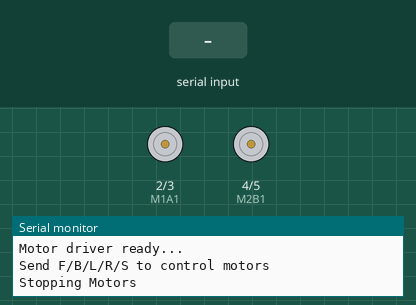
Simulated run of this sketch. Board: Arduino Uno, built with avr-gcc and run on an emulated ATmega328P. On the bench: motor-driver pin pairs drawn as motors (green arrow = first pin HIGH = forward, orange = second pin HIGH = backward, longer = more drive, scaled by the enable pin), the last lines printed to the serial monitor. The test bench sets the inputs (shaded band).

Above: at 1.2 s.
1.3 s: "F" received over Serial
At 2.0 s:
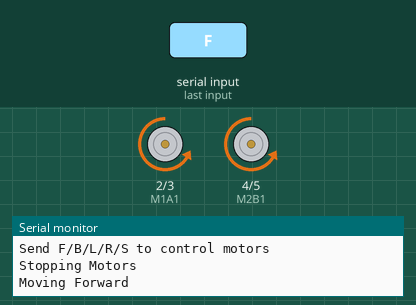
2.8 s: "B" received over Serial
At 3.1 s:
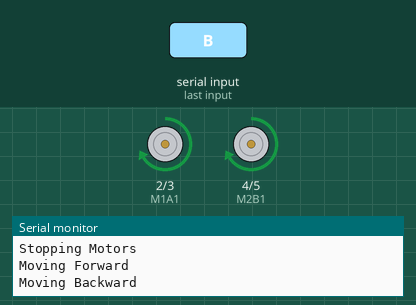
4.3 s: "L" received over Serial
At 5.5 s:
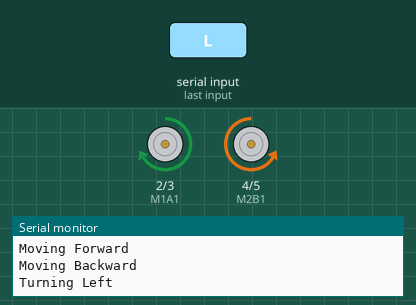
5.8 s: "R" received over Serial
At 6.6 s:
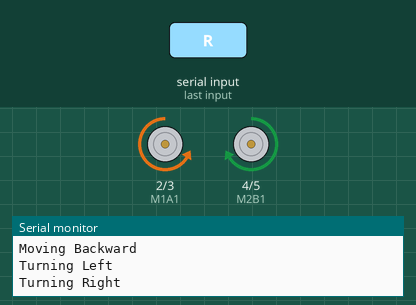
7.3 s: "S" received over Serial
At 7.7 s:
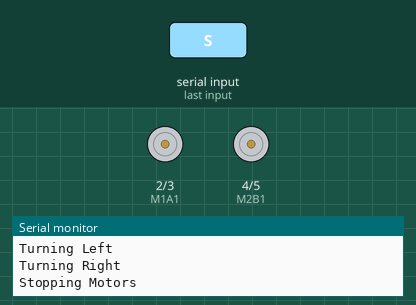
8.8 s: "f" received over Serial
At 10.1 s:
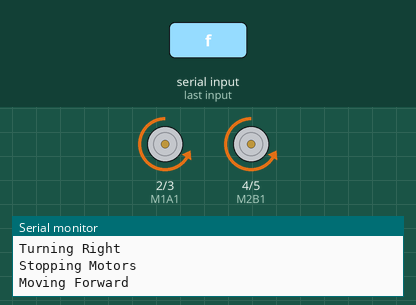
Timing chart, 0 to 11.3 s (numbered marks = the images above; inputs shaded):
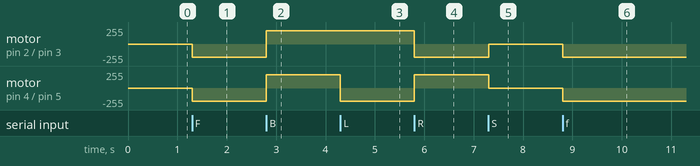

The sketch:

FBLR_serial.ino
```cpp
// Motor A connections
int M1A1 = 2;      // Motor A input 1
int M1A2 = 3;      // Motor A input 2
int EN_A = 9;      // Enable A (PWM)

// Motor B connections
int M2B1 = 4;      // Motor B input 1
int M2B2 = 5;      // Motor B input 2
int EN_B = 10;     // Enable B (PWM)

void setup() {
  // Motor pin setup
  pinMode(M1A1, OUTPUT);
  pinMode(M1A2, OUTPUT);
  pinMode(M2B1, OUTPUT);
  pinMode(M2B2, OUTPUT);
  pinMode(EN_A, OUTPUT);
  pinMode(EN_B, OUTPUT);

  // Start Serial Monitor
  Serial.begin(9600);
  Serial.println("Motor driver ready...");
  Serial.println("Send F/B/L/R/S to control motors");

  stopMotors();
}

void loop() {
  if (Serial.available() > 0) {
    char command = Serial.read();  // read the incoming character

    switch (command) {
      case 'F':
      case 'f':
        forward();
        break;

      case 'B':
      case 'b':
        backward();
        break;

      case 'L':
      case 'l':
        left();
        break;

      case 'R':
      case 'r':
        right();
        break;

      case 'S':
      case 's':
        stopMotors();
        break;

      default:
         break;
    }
  }
}

// ---- Functions ----

void forward() {
  Serial.println("Moving Forward");
  digitalWrite(M1A1, LOW);
  digitalWrite(M1A2, HIGH);
  digitalWrite(M2B1, LOW);
  digitalWrite(M2B2, HIGH);
  analogWrite(EN_A, 200);  // Speed 0-255
  analogWrite(EN_B, 200);
}

void backward() {
  Serial.println("Moving Backward");
  digitalWrite(M1A1, HIGH);
  digitalWrite(M1A2, LOW);
  digitalWrite(M2B1, HIGH);
  digitalWrite(M2B2, LOW);
  analogWrite(EN_A, 200);
  analogWrite(EN_B, 200);
}

void left() {
  Serial.println("Turning Left");
  digitalWrite(M1A1, HIGH);
  digitalWrite(M1A2, LOW);
  digitalWrite(M2B1, LOW);
  digitalWrite(M2B2, HIGH);
  analogWrite(EN_A, 200);
  analogWrite(EN_B, 200);
}

void right() {
  Serial.println("Turning Right");
  digitalWrite(M1A1, LOW);
  digitalWrite(M1A2, HIGH);
  digitalWrite(M2B1, HIGH);
  digitalWrite(M2B2, LOW);
  analogWrite(EN_A, 200);
  analogWrite(EN_B, 200);
}

void stopMotors() {
  Serial.println("Stopping Motors");
  digitalWrite(M1A1, LOW);
  digitalWrite(M1A2, LOW);
  digitalWrite(M2B1, LOW);
  digitalWrite(M2B2, LOW);
}
```

Measured:
- after the input at 1.3 s, motor on pin 2 (M1A1) / pin 3 (M1A2), motor on pin 4 (M2B1) / pin 5 (M2B2): stopped → backward 200/255 at once
- after the input at 2.8 s, motor on pin 2 (M1A1) / pin 3 (M1A2), motor on pin 4 (M2B1) / pin 5 (M2B2): backward 200/255 → forward 200/255 at once
- after the input at 4.3 s, motor on pin 4 (M2B1) / pin 5 (M2B2): forward 200/255 → backward 200/255 at once
- after the input at 5.8 s, motor on pin 2 (M1A1) / pin 3 (M1A2): forward 200/255 → backward 200/255 at once; motor on pin 4 (M2B1) / pin 5 (M2B2): backward 200/255 → forward 200/255 at once
- after the input at 7.3 s, motor on pin 2 (M1A1) / pin 3 (M1A2): backward 200/255 → stopped at once; motor on pin 4 (M2B1) / pin 5 (M2B2): forward 200/255 → stopped at once
- after the input at 8.8 s, motor on pin 2 (M1A1) / pin 3 (M1A2), motor on pin 4 (M2B1) / pin 5 (M2B2): stopped → backward 200/255 at once
